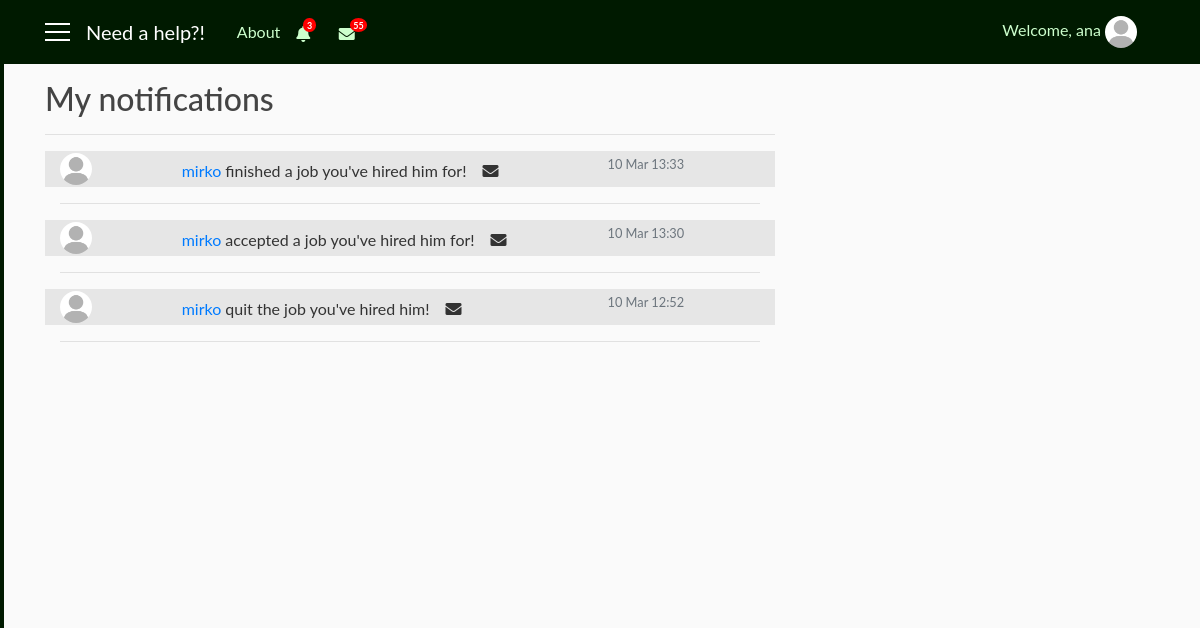
The page /notifications_client/2 (signed in) on the database as committed earlier.
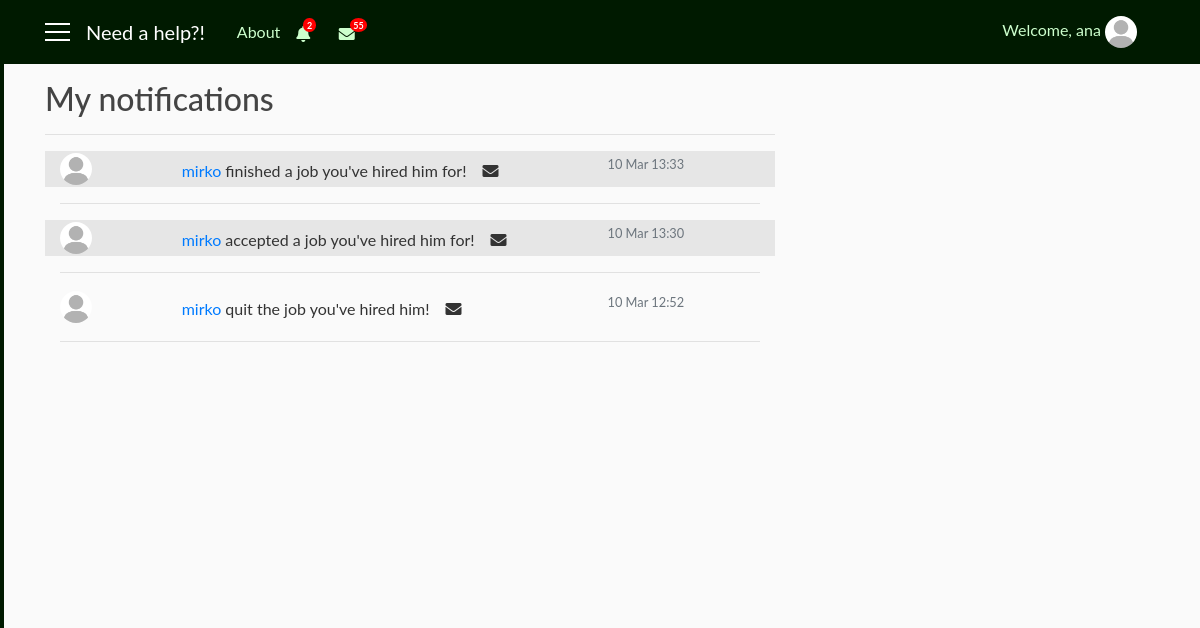
The same page on the database as committed later.
### user/models.py (models this page shows, shortened)
class ClientNotifications(models.Model):
    client = models.ForeignKey(User, on_delete=models.CASCADE)
    notification = models.CharField(max_length=1000)
    date = models.DateTimeField(auto_now_add=True)
    seen = models.BooleanField(default=False)
    remove = models.BooleanField(default=False)

### need_a_help_app/views.py (the view)
# urls.py: path('notifications_client/<int:pk>', views.NotificationsClientListView.as_view(), name='notifications_client'),
class NotificationsClientListView(LoginRequiredMixin, ListView):
    model = ClientNotifications
    template_name = 'need_a_help_app/notifications_client.html'
    context_object_name = 'notif'
    paginate_by = 5
    def get_queryset(self):
        user = get_object_or_404(User, pk=self.kwargs.get('pk'))
        return ClientNotifications.objects.filter(client=user).order_by('-date')
    def get_context_data(self, **kwargs):
        context_data = super(NotificationsClientListView, self).get_context_data(**kwargs)
        users = User.objects.all()
        us = self.request.user
        not_c = ClientNotifications.objects.filter(client=us, remove=False).order_by('-date')
        not_cli = ClientNotifications.objects.filter(client=us, seen=False).count()
        context_data['us'] = users
        context_data['not_c'] = not_c
        context_data['not_cli'] = not_cli
        return context_data

### need_a_help_app/templates/need_a_help_app/notifications_client.html (shortened to what this page needs)
{% extends 'need_a_help_app/base.html' %}
{% block notify_client %}
    {% if not_c %}
        <i class="nav-item nav-link fas fa-bell mt-1 popOver" data-title="Notifications" data-content="
            <div class='container'>
                {% for n in not_c|slice:'5' %}
                    <div {% if not n.seen %}class='row not_seen'{% else %}class='row not_row' style='cursor: pointer;'{% endif %} onclick='location.href=&quot;{% url 'main' %}?not_c={{ n.id }}&quot;;'>
                        {{ n.notification }}
                        <div class='col-sm-3 col-md-3 col-lg-3'>
                            <small class='text-secondary text-muted'>{{ n.date|date:'dM H:i' }}</small>
                        </div>
                    </div>
                    <hr width=100%>
                {% endfor %}
                <div class='row'>
                    <div class='col-sm-12 col-md-12 col-lg-12 pl-5'>
                        <a href='{% url 'notifications_repairman' user.id %}'>Show all notifications</a>
                    </div>
                </div>
            </div>" data-placement="bottom" data-html="true" data-toggle="popover" data-container="body" data-trigger="click"></i>
        {% if not_cli %}
            <span class="badge badge-notify-bell">{{ not_cli }}</span>
        {% endif %}
    {% else %}
        <i class="nav-item nav-link fas fa-bell mt-1 popOver" data-title="Notifications" data-content="
            <h6 class='text-secondary text-muted' align='center'>No results</h6>" data-placement="bottom" data-html="true" data-toggle="popover" data-container="body" data-trigger="hover"></i>
    {% endif %}
{% endblock %}
{% block mess_client %}
        <span class="badge badge-notify-mess">55</span>
{% endblock %}
{% block content %}
   <h2 class="pt-4">My notifications</h2>
   <hr width="100%">
   {% if notif %}
        <div class='container'>
           {% for n in notif %}
                {% if not n.seen %}
                    <div class="row not_seen" onclick="location.href=&quot;{% url 'main' %}?not_c={{ n.id }}&quot;;">
                        {% autoescape off %}{{ n.notification }}{% endautoescape %}
                        <div class="col-sm-3 col-md-3 col-lg-3">
                            <small class="text-secondary text-muted">{{ n.date|date:'d M H:i' }}</small>
                        </div>
                    </div>
                {% else %}
                    <div class='row not_row' style='cursor: pointer;' onclick="location.href=&quot;{% url 'main' %}?not_c={{ n.id }}&quot;;">
                        {% autoescape off %}{{ n.notification }}{% endautoescape %}
                        <div class="col-sm-3 col-md-3 col-lg-3">
                            <small class="text-secondary text-muted">{{ n.date|date:'d M H:i' }}</small>
                        </div>
                    </div>
                {% endif %}
                <hr width=100%>
           {% endfor %}
        </div>
    {% else %}
    <h3 class="text-secondary text-muted" align="center">No results</h3>
   {% endif %}
    <div class="container" align="center">
        <div class="row">
            <div class="col-sm-12 col-md-12 col-lg-12 align-items-center justify-content" style="margin: auto">
            </div>
        </div>
   </div>
{% endblock %}

### need_a_help_app/templates/need_a_help_app/base.html (shortened to what this page needs)
{% load static %}
<!DOCTYPE html>
<html>
    <head>
        <link rel="stylesheet" href="https://maxcdn.bootstrapcdn.com/bootstrap/4.0.0/css/bootstrap.min.css">
        <link rel="stylesheet" href="https://use.fontawesome.com/releases/v5.7.2/css/all.css">
        <link rel="stylesheet" type="text/css" href="{% static 'need_a_help_app/style.css' %}">
    </head>
    <body>
      <div id="wrapper">
          {% if user.is_authenticated and user.profile.role == 'client' %}
            <div id="sidebar-wrapper">
                <ul class="sidebar-nav">
                    <div class="list-group pt-2 d-none d-sm-none d-md-block d-lg-block">
                      <a class="list-group-item sb" href="{% url 'main' %}">&nbsp; Home</a>
                      <a class="list-group-item sb" href="#">&nbsp; Messages</a>
                      <a class="list-group-item sb" href="{% url 'notifications_client' user.id %}">&nbsp; My notifications</a>
                      <a class="list-group-item sb" href="{% url 'profile' user.id %}">&nbsp; Settings</a>
                      <a class="list-group-item sb" href="{% url 'favorites' %}">&nbsp; My favourites</a>
                    </div>
                </ul>
            </div>
          {% endif %}
          <header class="site-header">
            <nav class="navbar navbar-expand-md navbar-dark bg-steel fixed-top">
              <div class="container">
                {% if user.is_authenticated %}
                  <a href='#' id='menu-toggle'><div class='menu-icon'></div>
                                  <div class='menu-icon'></div>
                                  <div class='menu-icon'></div></a>
                  <a class="navbar-brand mr-4 ml-3" href="{% url 'main' %}">Need a help?!</a>
                {% else %}
                  <a class="navbar-brand mr-4" href="#">Need a help?!</a>
                  <button class="navbar-toggler" type="button" data-toggle="collapse" data-target="#navbarToggle" aria-controls="navbarToggle" aria-expanded="false" aria-label="Toggle navigation">
                    <span class="navbar-toggler-icon"></span>
                  </button>
                {% endif %}
                <div class="collapse navbar-collapse" id="navbarToggle">
                  <div class="navbar-nav mr-auto">
                    <a class="nav-item nav-link" href="{% url 'home' %}">About</a>
                    {% if user.is_authenticated %}
                      <div  class="collapse navbar-collapse hidden-xs">
                        {% if user.profile.role == 'repairman' %}
                          {% block notify_repairman %}{% endblock %}
                        {% else %}
                          {% block notify_client %}{% endblock %}
                        {% endif %}
                        <i class="nav-item nav-link fas fa-envelope mt-1"></i>
                        {% block mess_client %}{% endblock %}
                      </div>
                    {% else %}
                      <div class="d-sm-block d-md-none">
                        <a class="nav-item nav-link" href="{% url 'login' %}">Login</a>
                        <a class="nav-item nav-link" href="{% url 'register' %}">Register</a>
                      </div>
                    {% endif %}
                  </div>
                </div>
                  <div class="navbar-nav">
                    {% if user.is_authenticated %}
                      <div class="collapse navbar-collapse hidden-xs">
                          <span class="nav-item nav-link">Welcome, {{ user.username }}
                            <img class="rounded-circle navbar-img popOver" data-title="Logged in as {{ user.profile.role }}" data-content="
                                <a class='list-group-item sb' href='{% url 'info' user.id %}'><i class='fa fa-user fa-fw' aria-hidden='true'></i>&nbsp; My profile</a>
                                <a class='list-group-item sb' href='{% url 'logout' %}'><i class='fas fa-power-off'></i>&nbsp Logout</a>" data-placement="bottom" data-html="true" data-toggle="popover" data-container="body" data-trigger="click" src="{{ user.profile.photo.url }}">
                          </span>
                      </div>
                    {% else %}
                      <div class="collapse navbar-collapse">
                        <a class="nav-item nav-link" href="{% url 'login' %}">Login</a>
                        <a class="nav-item nav-link" href="{% url 'register' %}">Register</a>
                      </div>
                    {% endif %}
                  </div>
              </div>
            </nav>
          </header>
          <div id="page-content-wrapper">
            <main role="main" class="container">
              <div class="row">
                <div class="col-sm-8 col-md-8 col-lg-8">
                  {% block content %}{% endblock %}
                </div>
              </div>
            </main>
          </div>
    </div>
    </body>
</html>

### need_a_help_app/static/need_a_help_app/style.css (style rules this page uses)
body { background: #fafafa; color: #333333; margin-top: 56px; font-family: 'Lato'; }
h1, h2, h3, h4, h5, h6 { color: #444444; }
ul { margin: 0; }
.bg-steel { background-color: #001a00; }
.site-header .navbar-nav .nav-link { color: #ccffcc; }
.navbar-img { height: 32px; width: 32px; margin-right: 10px; }
.menu-icon { width: 25px; height: 2px; background-color: white; margin: 6px 0; }
.sidebar-nav { padding-left: 0px; color: black; }
#sidebar-wrapper { z-index: 1; position: fixed; width: 0; height: 100%; overflow-y: hidden; background-color: #001a00; border: 2px solid #001a00; }
#page-content-wrapper { width: 100%; position: static; padding: 0; }
.sb { background-color: #001a00; color: #ccffcc; opacity: 0.9; }
.badge-notify-bell { background: red; position: relative; color: white; border-radius: 50%; top: -7px; left: -15px; font-size: xx-small; }
.badge-notify-mess { background: red; position: relative; color: white; border-radius: 50%; top: -7px; left: -13px; font-size: xx-small; }
.not_seen { background: #e6e6e6; cursor: pointer; }

Rows that differ between the two databases and show on the page:
changed ClientNotifications "mirko quit the job you've hired him!": seen False → True (drawn); notification: picture added; notification: picture removed
Other text that changed with them:
{{ not_cli }}: "3" → "2"
